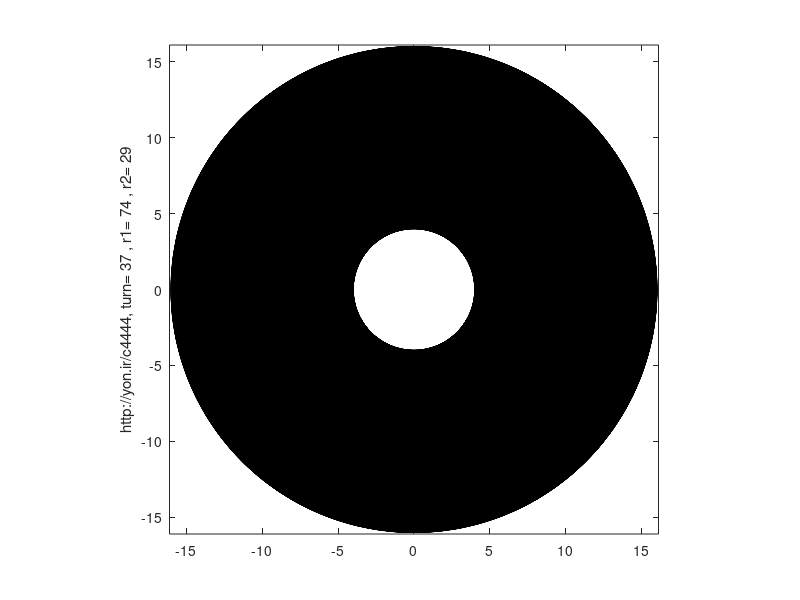

The MATLAB source for this figure:
%in the name of God
turn = randi(50);
format long

r1 = randi(100);
r2 = randi(200);
speed = r1 + 1 / r2;

tetha = 0:0.003:2*turn*pi;
r =10;

x = cos(tetha) * r + cos(speed*tetha) * 6;
y = sin(tetha) * r + sin(speed*tetha) * 6;
plot(x, y, 'k');

ylabel( ['http://yon.ir/c4444, turn= ',num2str(turn),' , r1= ',num2str(r1),' , r2= ',num2str(r2)] )
axis equal;
axis([-16.1 16.1 -16.1 16.1])
print -dpng figure.png
